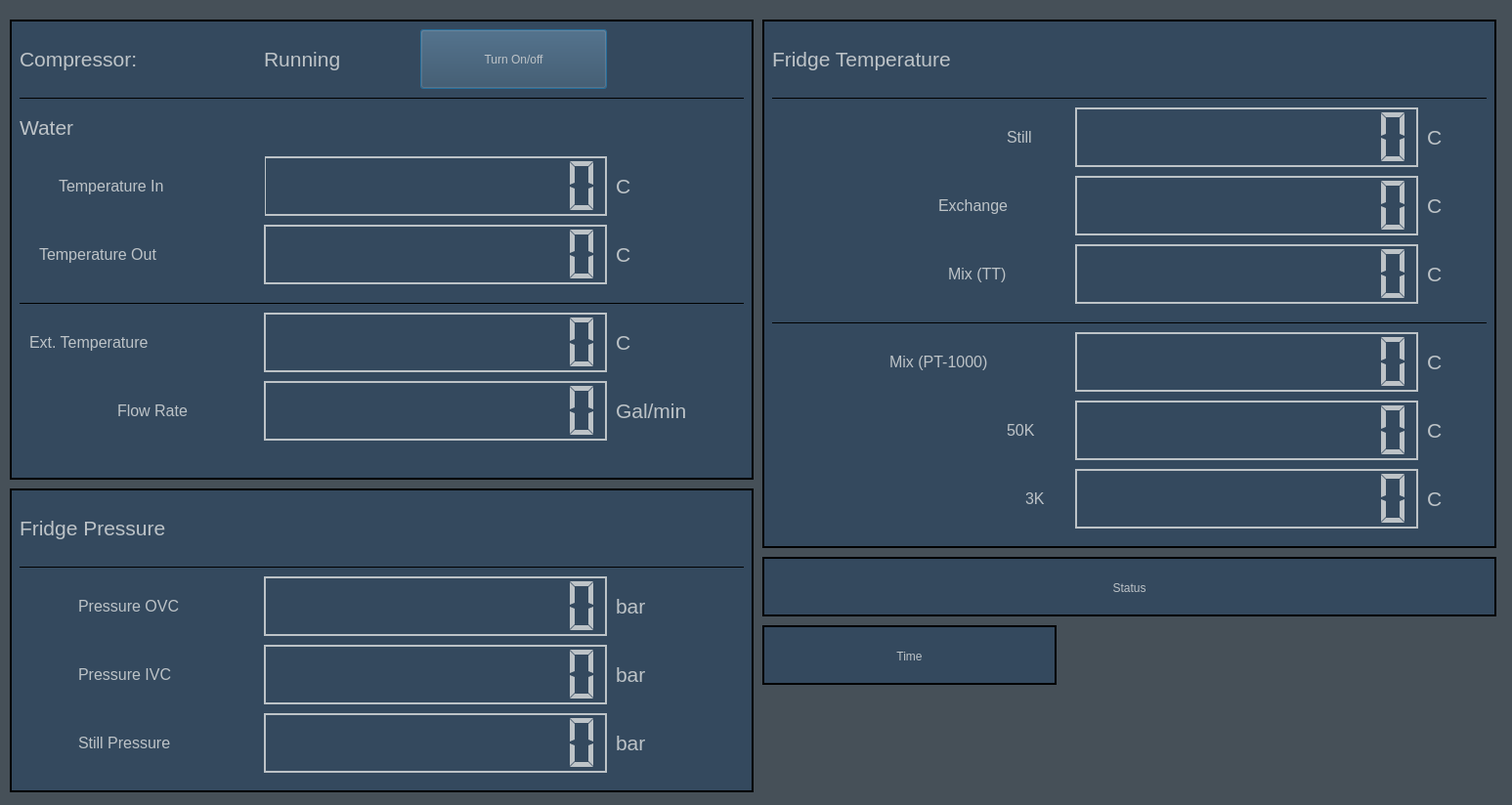
<?xml version="1.0" encoding="UTF-8"?>
<ui version="4.0">
 <author>Noah Meltzer</author>
 <class>Dialog</class>
 <widget class="QDialog" name="Dialog">
  <property name="geometry">
   <rect>
    <x>0</x>
    <y>0</y>
    <width>1547</width>
    <height>824</height>
   </rect>
  </property>
  <property name="windowTitle">
   <string>Dialog</string>
  </property>
  <property name="styleSheet">
   <string notr="true">background:rgb(70, 80, 88)</string>
  </property>
  <widget class="QFrame" name="frame">
   <property name="geometry">
    <rect>
     <x>10</x>
     <y>20</y>
     <width>761</width>
     <height>471</height>
    </rect>
   </property>
   <property name="styleSheet">
    <string notr="true">background: rgb(52, 73, 94)</string>
   </property>
   <property name="frameShape">
    <enum>QFrame::Panel</enum>
   </property>
   <property name="frameShadow">
    <enum>QFrame::Plain</enum>
   </property>
   <property name="lineWidth">
    <number>2</number>
   </property>
   <widget class="QLabel" name="labelCompressor">
    <property name="geometry">
     <rect>
      <x>10</x>
      <y>10</y>
      <width>251</width>
      <height>61</height>
     </rect>
    </property>
    <property name="font">
     <font>
      <pointsize>16</pointsize>
     </font>
    </property>
    <property name="styleSheet">
     <string notr="true">color:rgb(189, 195, 199);</string>
    </property>
    <property name="text">
     <string>Compressor:</string>
    </property>
    <property name="scaledContents">
     <bool>true</bool>
    </property>
   </widget>
   <widget class="QLCDNumber" name="dataCompTempIn">
    <property name="geometry">
     <rect>
      <x>260</x>
      <y>140</y>
      <width>351</width>
      <height>61</height>
     </rect>
    </property>
    <property name="styleSheet">
     <string notr="true">color:rgb(189, 195, 199);
background: rgb(52, 73, 94)
</string>
    </property>
    <property name="frameShape">
     <enum>QFrame::WinPanel</enum>
    </property>
    <property name="frameShadow">
     <enum>QFrame::Plain</enum>
    </property>
    <property name="lineWidth">
     <number>10</number>
    </property>
    <property name="midLineWidth">
     <number>4</number>
    </property>
    <property name="smallDecimalPoint">
     <bool>false</bool>
    </property>
    <property name="numDigits">
     <number>11</number>
    </property>
    <property name="segmentStyle">
     <enum>QLCDNumber::Flat</enum>
    </property>
    <property name="value" stdset="0">
     <double>0.000000000000000</double>
    </property>
   </widget>
   <widget class="QLabel" name="labelCompWaterTempIn">
    <property name="geometry">
     <rect>
      <x>50</x>
      <y>140</y>
      <width>211</width>
      <height>61</height>
     </rect>
    </property>
    <property name="font">
     <font>
      <pointsize>12</pointsize>
      <weight>50</weight>
      <bold>false</bold>
      <kerning>true</kerning>
     </font>
    </property>
    <property name="acceptDrops">
     <bool>false</bool>
    </property>
    <property name="styleSheet">
     <string notr="true">color:rgb(189, 195, 199);</string>
    </property>
    <property name="frameShadow">
     <enum>QFrame::Plain</enum>
    </property>
    <property name="text">
     <string>Temperature In</string>
    </property>
    <property name="wordWrap">
     <bool>true</bool>
    </property>
   </widget>
   <widget class="QLabel" name="labelCompWaterTempOut">
    <property name="geometry">
     <rect>
      <x>30</x>
      <y>210</y>
      <width>241</width>
      <height>61</height>
     </rect>
    </property>
    <property name="font">
     <font>
      <pointsize>12</pointsize>
      <weight>50</weight>
      <bold>false</bold>
      <kerning>true</kerning>
     </font>
    </property>
    <property name="acceptDrops">
     <bool>false</bool>
    </property>
    <property name="styleSheet">
     <string notr="true">color:rgb(189, 195, 199);</string>
    </property>
    <property name="frameShadow">
     <enum>QFrame::Plain</enum>
    </property>
    <property name="text">
     <string>Temperature Out</string>
    </property>
    <property name="wordWrap">
     <bool>true</bool>
    </property>
   </widget>
   <widget class="QLCDNumber" name="dataCompTempOut">
    <property name="geometry">
     <rect>
      <x>260</x>
      <y>210</y>
      <width>351</width>
      <height>61</height>
     </rect>
    </property>
    <property name="styleSheet">
     <string notr="true">color:rgb(189, 195, 199);
background: rgb(52, 73, 94)
</string>
    </property>
    <property name="frameShape">
     <enum>QFrame::WinPanel</enum>
    </property>
    <property name="frameShadow">
     <enum>QFrame::Plain</enum>
    </property>
    <property name="lineWidth">
     <number>10</number>
    </property>
    <property name="midLineWidth">
     <number>4</number>
    </property>
    <property name="smallDecimalPoint">
     <bool>false</bool>
    </property>
    <property name="numDigits">
     <number>11</number>
    </property>
    <property name="segmentStyle">
     <enum>QLCDNumber::Flat</enum>
    </property>
   </widget>
   <widget class="QLabel" name="labelCompWaterFlowRate">
    <property name="geometry">
     <rect>
      <x>110</x>
      <y>370</y>
      <width>151</width>
      <height>61</height>
     </rect>
    </property>
    <property name="font">
     <font>
      <pointsize>12</pointsize>
      <weight>50</weight>
      <bold>false</bold>
      <kerning>true</kerning>
     </font>
    </property>
    <property name="acceptDrops">
     <bool>false</bool>
    </property>
    <property name="styleSheet">
     <string notr="true">color:rgb(189, 195, 199);</string>
    </property>
    <property name="frameShadow">
     <enum>QFrame::Plain</enum>
    </property>
    <property name="text">
     <string>Flow Rate</string>
    </property>
    <property name="wordWrap">
     <bool>true</bool>
    </property>
   </widget>
   <widget class="QLCDNumber" name="dataCompFlowRate">
    <property name="geometry">
     <rect>
      <x>260</x>
      <y>370</y>
      <width>351</width>
      <height>61</height>
     </rect>
    </property>
    <property name="styleSheet">
     <string notr="true">color:rgb(189, 195, 199);
background: rgb(52, 73, 94)
</string>
    </property>
    <property name="frameShape">
     <enum>QFrame::WinPanel</enum>
    </property>
    <property name="frameShadow">
     <enum>QFrame::Plain</enum>
    </property>
    <property name="lineWidth">
     <number>10</number>
    </property>
    <property name="midLineWidth">
     <number>4</number>
    </property>
    <property name="smallDecimalPoint">
     <bool>false</bool>
    </property>
    <property name="numDigits">
     <number>11</number>
    </property>
    <property name="segmentStyle">
     <enum>QLCDNumber::Flat</enum>
    </property>
   </widget>
   <widget class="QLabel" name="labelCompWater">
    <property name="geometry">
     <rect>
      <x>10</x>
      <y>80</y>
      <width>251</width>
      <height>61</height>
     </rect>
    </property>
    <property name="font">
     <font>
      <pointsize>16</pointsize>
      <weight>50</weight>
      <bold>false</bold>
      <kerning>true</kerning>
     </font>
    </property>
    <property name="acceptDrops">
     <bool>false</bool>
    </property>
    <property name="styleSheet">
     <string notr="true">color:rgb(189, 195, 199);</string>
    </property>
    <property name="frameShadow">
     <enum>QFrame::Plain</enum>
    </property>
    <property name="text">
     <string>Water</string>
    </property>
    <property name="wordWrap">
     <bool>true</bool>
    </property>
   </widget>
   <widget class="Line" name="line">
    <property name="geometry">
     <rect>
      <x>10</x>
      <y>70</y>
      <width>741</width>
      <height>20</height>
     </rect>
    </property>
    <property name="font">
     <font>
      <pointsize>15</pointsize>
     </font>
    </property>
    <property name="frameShadow">
     <enum>QFrame::Plain</enum>
    </property>
    <property name="lineWidth">
     <number>0</number>
    </property>
    <property name="midLineWidth">
     <number>0</number>
    </property>
    <property name="orientation">
     <enum>Qt::Horizontal</enum>
    </property>
   </widget>
   <widget class="QLabel" name="dataCompState">
    <property name="geometry">
     <rect>
      <x>260</x>
      <y>10</y>
      <width>161</width>
      <height>61</height>
     </rect>
    </property>
    <property name="font">
     <font>
      <pointsize>16</pointsize>
     </font>
    </property>
    <property name="styleSheet">
     <string notr="true">color:rgb(189, 195, 199);</string>
    </property>
    <property name="text">
     <string>Running</string>
    </property>
   </widget>
   <widget class="QPushButton" name="inputCompOnOff">
    <property name="geometry">
     <rect>
      <x>420</x>
      <y>10</y>
      <width>191</width>
      <height>61</height>
     </rect>
    </property>
    <property name="styleSheet">
     <string notr="true">color:rgb(189, 195, 199); background: rgb(52, 73, 94)
</string>
    </property>
    <property name="text">
     <string>Turn On/off</string>
    </property>
   </widget>
   <widget class="QLabel" name="labelCompUnitC_2">
    <property name="geometry">
     <rect>
      <x>620</x>
      <y>140</y>
      <width>131</width>
      <height>61</height>
     </rect>
    </property>
    <property name="font">
     <font>
      <pointsize>16</pointsize>
     </font>
    </property>
    <property name="styleSheet">
     <string notr="true">color:rgb(189, 195, 199);</string>
    </property>
    <property name="text">
     <string>C</string>
    </property>
   </widget>
   <widget class="QLabel" name="labelCompUnitC_3">
    <property name="geometry">
     <rect>
      <x>620</x>
      <y>210</y>
      <width>131</width>
      <height>61</height>
     </rect>
    </property>
    <property name="font">
     <font>
      <pointsize>16</pointsize>
     </font>
    </property>
    <property name="styleSheet">
     <string notr="true">color:rgb(189, 195, 199);</string>
    </property>
    <property name="text">
     <string>C</string>
    </property>
   </widget>
   <widget class="QLabel" name="labelCompUnitFlowRate_1">
    <property name="geometry">
     <rect>
      <x>620</x>
      <y>370</y>
      <width>131</width>
      <height>61</height>
     </rect>
    </property>
    <property name="font">
     <font>
      <pointsize>16</pointsize>
     </font>
    </property>
    <property name="styleSheet">
     <string notr="true">color:rgb(189, 195, 199);</string>
    </property>
    <property name="text">
     <string>Gal/min</string>
    </property>
   </widget>
   <widget class="Line" name="line_3">
    <property name="geometry">
     <rect>
      <x>10</x>
      <y>280</y>
      <width>741</width>
      <height>20</height>
     </rect>
    </property>
    <property name="frameShadow">
     <enum>QFrame::Plain</enum>
    </property>
    <property name="lineWidth">
     <number>0</number>
    </property>
    <property name="midLineWidth">
     <number>1</number>
    </property>
    <property name="orientation">
     <enum>Qt::Horizontal</enum>
    </property>
   </widget>
   <widget class="QLabel" name="labelCompExtTemp">
    <property name="geometry">
     <rect>
      <x>20</x>
      <y>300</y>
      <width>241</width>
      <height>61</height>
     </rect>
    </property>
    <property name="font">
     <font>
      <pointsize>12</pointsize>
      <weight>50</weight>
      <bold>false</bold>
      <kerning>true</kerning>
     </font>
    </property>
    <property name="acceptDrops">
     <bool>false</bool>
    </property>
    <property name="styleSheet">
     <string notr="true">color:rgb(189, 195, 199);</string>
    </property>
    <property name="frameShadow">
     <enum>QFrame::Plain</enum>
    </property>
    <property name="text">
     <string>Ext. Temperature</string>
    </property>
    <property name="wordWrap">
     <bool>true</bool>
    </property>
   </widget>
   <widget class="QLCDNumber" name="dataCompExtTemp">
    <property name="geometry">
     <rect>
      <x>260</x>
      <y>300</y>
      <width>351</width>
      <height>61</height>
     </rect>
    </property>
    <property name="styleSheet">
     <string notr="true">color:rgb(189, 195, 199);
background: rgb(52, 73, 94)
</string>
    </property>
    <property name="frameShape">
     <enum>QFrame::WinPanel</enum>
    </property>
    <property name="frameShadow">
     <enum>QFrame::Plain</enum>
    </property>
    <property name="lineWidth">
     <number>10</number>
    </property>
    <property name="midLineWidth">
     <number>4</number>
    </property>
    <property name="smallDecimalPoint">
     <bool>false</bool>
    </property>
    <property name="numDigits">
     <number>11</number>
    </property>
    <property name="segmentStyle">
     <enum>QLCDNumber::Flat</enum>
    </property>
   </widget>
   <widget class="QLabel" name="labelCompUnitExtTemp_1">
    <property name="geometry">
     <rect>
      <x>620</x>
      <y>300</y>
      <width>131</width>
      <height>61</height>
     </rect>
    </property>
    <property name="font">
     <font>
      <pointsize>16</pointsize>
     </font>
    </property>
    <property name="styleSheet">
     <string notr="true">color:rgb(189, 195, 199);</string>
    </property>
    <property name="text">
     <string>C</string>
    </property>
   </widget>
  </widget>
  <widget class="QLabel" name="datatime">
   <property name="geometry">
    <rect>
     <x>800</x>
     <y>660</y>
     <width>261</width>
     <height>23</height>
    </rect>
   </property>
   <property name="font">
    <font>
     <stylestrategy>PreferDefault</stylestrategy>
    </font>
   </property>
   <property name="styleSheet">
    <string notr="true">border-color: rgb(200,0,0);
color:rgb(189, 195, 199);
background-color: rgb(52, 73, 94);
</string>
   </property>
   <property name="frameShape">
    <enum>QFrame::NoFrame</enum>
   </property>
   <property name="frameShadow">
    <enum>QFrame::Plain</enum>
   </property>
   <property name="lineWidth">
    <number>0</number>
   </property>
   <property name="text">
    <string>Time</string>
   </property>
   <property name="alignment">
    <set>Qt::AlignCenter</set>
   </property>
  </widget>
  <widget class="QFrame" name="frame_2">
   <property name="geometry">
    <rect>
     <x>10</x>
     <y>500</y>
     <width>761</width>
     <height>311</height>
    </rect>
   </property>
   <property name="styleSheet">
    <string notr="true">background: rgb(52, 73, 94)</string>
   </property>
   <property name="frameShape">
    <enum>QFrame::Panel</enum>
   </property>
   <property name="frameShadow">
    <enum>QFrame::Plain</enum>
   </property>
   <property name="lineWidth">
    <number>2</number>
   </property>
   <widget class="QLabel" name="labelPresPresOVC">
    <property name="geometry">
     <rect>
      <x>70</x>
      <y>90</y>
      <width>191</width>
      <height>61</height>
     </rect>
    </property>
    <property name="font">
     <font>
      <pointsize>12</pointsize>
     </font>
    </property>
    <property name="styleSheet">
     <string notr="true">color:rgb(189, 195, 199);</string>
    </property>
    <property name="text">
     <string>Pressure OVC</string>
    </property>
   </widget>
   <widget class="QLCDNumber" name="dataPresPresOVC">
    <property name="geometry">
     <rect>
      <x>260</x>
      <y>90</y>
      <width>351</width>
      <height>61</height>
     </rect>
    </property>
    <property name="styleSheet">
     <string notr="true">color:rgb(189, 195, 199);
background: rgb(52, 73, 94)
</string>
    </property>
    <property name="frameShape">
     <enum>QFrame::WinPanel</enum>
    </property>
    <property name="frameShadow">
     <enum>QFrame::Plain</enum>
    </property>
    <property name="lineWidth">
     <number>10</number>
    </property>
    <property name="midLineWidth">
     <number>4</number>
    </property>
    <property name="smallDecimalPoint">
     <bool>false</bool>
    </property>
    <property name="numDigits">
     <number>11</number>
    </property>
    <property name="segmentStyle">
     <enum>QLCDNumber::Flat</enum>
    </property>
   </widget>
   <widget class="QLabel" name="labelPresUnits_1">
    <property name="geometry">
     <rect>
      <x>620</x>
      <y>90</y>
      <width>131</width>
      <height>61</height>
     </rect>
    </property>
    <property name="font">
     <font>
      <pointsize>16</pointsize>
     </font>
    </property>
    <property name="styleSheet">
     <string notr="true">color:rgb(189, 195, 199);</string>
    </property>
    <property name="text">
     <string>bar</string>
    </property>
   </widget>
   <widget class="QLabel" name="labelFridgePres">
    <property name="geometry">
     <rect>
      <x>10</x>
      <y>10</y>
      <width>251</width>
      <height>61</height>
     </rect>
    </property>
    <property name="font">
     <font>
      <pointsize>16</pointsize>
     </font>
    </property>
    <property name="styleSheet">
     <string notr="true">color:rgb(189, 195, 199);</string>
    </property>
    <property name="text">
     <string>Fridge Pressure</string>
    </property>
    <property name="scaledContents">
     <bool>true</bool>
    </property>
   </widget>
   <widget class="QLabel" name="labelPresPresIVC">
    <property name="geometry">
     <rect>
      <x>70</x>
      <y>160</y>
      <width>191</width>
      <height>61</height>
     </rect>
    </property>
    <property name="font">
     <font>
      <pointsize>12</pointsize>
     </font>
    </property>
    <property name="styleSheet">
     <string notr="true">color:rgb(189, 195, 199);</string>
    </property>
    <property name="text">
     <string>Pressure IVC</string>
    </property>
   </widget>
   <widget class="QLabel" name="labelPresUnits_2">
    <property name="geometry">
     <rect>
      <x>620</x>
      <y>160</y>
      <width>131</width>
      <height>61</height>
     </rect>
    </property>
    <property name="font">
     <font>
      <pointsize>16</pointsize>
     </font>
    </property>
    <property name="styleSheet">
     <string notr="true">color:rgb(189, 195, 199);</string>
    </property>
    <property name="text">
     <string>bar</string>
    </property>
   </widget>
   <widget class="QLCDNumber" name="dataPresPresIVC">
    <property name="geometry">
     <rect>
      <x>260</x>
      <y>160</y>
      <width>351</width>
      <height>61</height>
     </rect>
    </property>
    <property name="styleSheet">
     <string notr="true">color:rgb(189, 195, 199);
background: rgb(52, 73, 94)
</string>
    </property>
    <property name="frameShape">
     <enum>QFrame::WinPanel</enum>
    </property>
    <property name="frameShadow">
     <enum>QFrame::Plain</enum>
    </property>
    <property name="lineWidth">
     <number>10</number>
    </property>
    <property name="midLineWidth">
     <number>4</number>
    </property>
    <property name="smallDecimalPoint">
     <bool>false</bool>
    </property>
    <property name="numDigits">
     <number>11</number>
    </property>
    <property name="segmentStyle">
     <enum>QLCDNumber::Flat</enum>
    </property>
   </widget>
   <widget class="QLabel" name="labelPresStillPres">
    <property name="geometry">
     <rect>
      <x>70</x>
      <y>230</y>
      <width>191</width>
      <height>61</height>
     </rect>
    </property>
    <property name="font">
     <font>
      <pointsize>12</pointsize>
     </font>
    </property>
    <property name="styleSheet">
     <string notr="true">color:rgb(189, 195, 199);</string>
    </property>
    <property name="text">
     <string>Still Pressure</string>
    </property>
   </widget>
   <widget class="QLCDNumber" name="dataPresStillPress">
    <property name="geometry">
     <rect>
      <x>260</x>
      <y>230</y>
      <width>351</width>
      <height>61</height>
     </rect>
    </property>
    <property name="styleSheet">
     <string notr="true">color:rgb(189, 195, 199);
background: rgb(52, 73, 94)
</string>
    </property>
    <property name="frameShape">
     <enum>QFrame::WinPanel</enum>
    </property>
    <property name="frameShadow">
     <enum>QFrame::Plain</enum>
    </property>
    <property name="lineWidth">
     <number>10</number>
    </property>
    <property name="midLineWidth">
     <number>4</number>
    </property>
    <property name="smallDecimalPoint">
     <bool>false</bool>
    </property>
    <property name="numDigits">
     <number>11</number>
    </property>
    <property name="segmentStyle">
     <enum>QLCDNumber::Flat</enum>
    </property>
   </widget>
   <widget class="QLabel" name="labelPresUnits_3">
    <property name="geometry">
     <rect>
      <x>620</x>
      <y>230</y>
      <width>131</width>
      <height>61</height>
     </rect>
    </property>
    <property name="font">
     <font>
      <pointsize>16</pointsize>
     </font>
    </property>
    <property name="styleSheet">
     <string notr="true">color:rgb(189, 195, 199);</string>
    </property>
    <property name="text">
     <string>bar</string>
    </property>
   </widget>
   <widget class="Line" name="line_2">
    <property name="geometry">
     <rect>
      <x>10</x>
      <y>70</y>
      <width>741</width>
      <height>20</height>
     </rect>
    </property>
    <property name="font">
     <font>
      <pointsize>15</pointsize>
     </font>
    </property>
    <property name="frameShadow">
     <enum>QFrame::Plain</enum>
    </property>
    <property name="lineWidth">
     <number>1</number>
    </property>
    <property name="orientation">
     <enum>Qt::Horizontal</enum>
    </property>
   </widget>
  </widget>
  <widget class="QFrame" name="frame_3">
   <property name="geometry">
    <rect>
     <x>780</x>
     <y>20</y>
     <width>751</width>
     <height>541</height>
    </rect>
   </property>
   <property name="styleSheet">
    <string notr="true">background: rgb(52, 73, 94)</string>
   </property>
   <property name="frameShape">
    <enum>QFrame::Panel</enum>
   </property>
   <property name="frameShadow">
    <enum>QFrame::Plain</enum>
   </property>
   <property name="lineWidth">
    <number>2</number>
   </property>
   <widget class="QLabel" name="labelTempStillTemp">
    <property name="geometry">
     <rect>
      <x>250</x>
      <y>90</y>
      <width>61</width>
      <height>61</height>
     </rect>
    </property>
    <property name="font">
     <font>
      <pointsize>12</pointsize>
     </font>
    </property>
    <property name="styleSheet">
     <string notr="true">color:rgb(189, 195, 199);</string>
    </property>
    <property name="text">
     <string>Still</string>
    </property>
   </widget>
   <widget class="QLCDNumber" name="dataTempStillTemp">
    <property name="geometry">
     <rect>
      <x>320</x>
      <y>90</y>
      <width>351</width>
      <height>61</height>
     </rect>
    </property>
    <property name="styleSheet">
     <string notr="true">color:rgb(189, 195, 199);
background: rgb(52, 73, 94)
</string>
    </property>
    <property name="frameShape">
     <enum>QFrame::WinPanel</enum>
    </property>
    <property name="frameShadow">
     <enum>QFrame::Plain</enum>
    </property>
    <property name="lineWidth">
     <number>10</number>
    </property>
    <property name="midLineWidth">
     <number>4</number>
    </property>
    <property name="smallDecimalPoint">
     <bool>false</bool>
    </property>
    <property name="numDigits">
     <number>11</number>
    </property>
    <property name="segmentStyle">
     <enum>QLCDNumber::Flat</enum>
    </property>
   </widget>
   <widget class="QLabel" name="labelTempUnitC_1">
    <property name="geometry">
     <rect>
      <x>680</x>
      <y>90</y>
      <width>51</width>
      <height>61</height>
     </rect>
    </property>
    <property name="font">
     <font>
      <pointsize>16</pointsize>
     </font>
    </property>
    <property name="styleSheet">
     <string notr="true">color:rgb(189, 195, 199);</string>
    </property>
    <property name="text">
     <string>C</string>
    </property>
   </widget>
   <widget class="QLabel" name="labelFridgeTemp">
    <property name="geometry">
     <rect>
      <x>10</x>
      <y>10</y>
      <width>331</width>
      <height>61</height>
     </rect>
    </property>
    <property name="font">
     <font>
      <pointsize>16</pointsize>
     </font>
    </property>
    <property name="styleSheet">
     <string notr="true">color:rgb(189, 195, 199);</string>
    </property>
    <property name="text">
     <string>Fridge Temperature</string>
    </property>
    <property name="scaledContents">
     <bool>true</bool>
    </property>
   </widget>
   <widget class="QLabel" name="labelTempExTemp">
    <property name="geometry">
     <rect>
      <x>180</x>
      <y>160</y>
      <width>131</width>
      <height>61</height>
     </rect>
    </property>
    <property name="font">
     <font>
      <pointsize>12</pointsize>
     </font>
    </property>
    <property name="styleSheet">
     <string notr="true">color:rgb(189, 195, 199);</string>
    </property>
    <property name="text">
     <string>Exchange</string>
    </property>
   </widget>
   <widget class="QLCDNumber" name="dataTempExTemp">
    <property name="geometry">
     <rect>
      <x>320</x>
      <y>160</y>
      <width>351</width>
      <height>61</height>
     </rect>
    </property>
    <property name="autoFillBackground">
     <bool>false</bool>
    </property>
    <property name="styleSheet">
     <string notr="true">color:rgb(189, 195, 199);
background: rgb(52, 73, 94)
</string>
    </property>
    <property name="frameShape">
     <enum>QFrame::WinPanel</enum>
    </property>
    <property name="frameShadow">
     <enum>QFrame::Plain</enum>
    </property>
    <property name="lineWidth">
     <number>10</number>
    </property>
    <property name="midLineWidth">
     <number>4</number>
    </property>
    <property name="smallDecimalPoint">
     <bool>false</bool>
    </property>
    <property name="numDigits">
     <number>11</number>
    </property>
    <property name="segmentStyle">
     <enum>QLCDNumber::Flat</enum>
    </property>
   </widget>
   <widget class="QLabel" name="labelTempMixTTTemp">
    <property name="geometry">
     <rect>
      <x>190</x>
      <y>230</y>
      <width>131</width>
      <height>61</height>
     </rect>
    </property>
    <property name="font">
     <font>
      <pointsize>12</pointsize>
     </font>
    </property>
    <property name="styleSheet">
     <string notr="true">color:rgb(189, 195, 199);</string>
    </property>
    <property name="text">
     <string>Mix (TT)</string>
    </property>
   </widget>
   <widget class="QLCDNumber" name="dataTempMixTTTemp">
    <property name="geometry">
     <rect>
      <x>320</x>
      <y>230</y>
      <width>351</width>
      <height>61</height>
     </rect>
    </property>
    <property name="styleSheet">
     <string notr="true">color:rgb(189, 195, 199);
background: rgb(52, 73, 94)
</string>
    </property>
    <property name="frameShape">
     <enum>QFrame::WinPanel</enum>
    </property>
    <property name="frameShadow">
     <enum>QFrame::Plain</enum>
    </property>
    <property name="lineWidth">
     <number>10</number>
    </property>
    <property name="midLineWidth">
     <number>4</number>
    </property>
    <property name="smallDecimalPoint">
     <bool>false</bool>
    </property>
    <property name="numDigits">
     <number>11</number>
    </property>
    <property name="segmentStyle">
     <enum>QLCDNumber::Flat</enum>
    </property>
   </widget>
   <widget class="Line" name="line_7">
    <property name="geometry">
     <rect>
      <x>10</x>
      <y>70</y>
      <width>731</width>
      <height>20</height>
     </rect>
    </property>
    <property name="font">
     <font>
      <pointsize>15</pointsize>
     </font>
    </property>
    <property name="frameShadow">
     <enum>QFrame::Plain</enum>
    </property>
    <property name="lineWidth">
     <number>1</number>
    </property>
    <property name="orientation">
     <enum>Qt::Horizontal</enum>
    </property>
   </widget>
   <widget class="QLabel" name="labelTempUnitC_3">
    <property name="geometry">
     <rect>
      <x>680</x>
      <y>160</y>
      <width>61</width>
      <height>61</height>
     </rect>
    </property>
    <property name="font">
     <font>
      <pointsize>16</pointsize>
     </font>
    </property>
    <property name="styleSheet">
     <string notr="true">color:rgb(189, 195, 199);</string>
    </property>
    <property name="text">
     <string>C</string>
    </property>
   </widget>
   <widget class="QLabel" name="labelTempUnitC_4">
    <property name="geometry">
     <rect>
      <x>680</x>
      <y>230</y>
      <width>51</width>
      <height>61</height>
     </rect>
    </property>
    <property name="font">
     <font>
      <pointsize>16</pointsize>
     </font>
    </property>
    <property name="styleSheet">
     <string notr="true">color:rgb(189, 195, 199);</string>
    </property>
    <property name="text">
     <string>C</string>
    </property>
   </widget>
   <widget class="Line" name="line_8">
    <property name="geometry">
     <rect>
      <x>10</x>
      <y>300</y>
      <width>731</width>
      <height>20</height>
     </rect>
    </property>
    <property name="frameShadow">
     <enum>QFrame::Plain</enum>
    </property>
    <property name="orientation">
     <enum>Qt::Horizontal</enum>
    </property>
   </widget>
   <widget class="QLabel" name="labelTempMixPTTemp">
    <property name="geometry">
     <rect>
      <x>130</x>
      <y>320</y>
      <width>191</width>
      <height>61</height>
     </rect>
    </property>
    <property name="font">
     <font>
      <pointsize>12</pointsize>
     </font>
    </property>
    <property name="styleSheet">
     <string notr="true">color:rgb(189, 195, 199);</string>
    </property>
    <property name="text">
     <string>Mix (PT-1000)</string>
    </property>
   </widget>
   <widget class="QLCDNumber" name="dataTempMixPTTemp">
    <property name="geometry">
     <rect>
      <x>320</x>
      <y>320</y>
      <width>351</width>
      <height>61</height>
     </rect>
    </property>
    <property name="styleSheet">
     <string notr="true">color:rgb(189, 195, 199);
background: rgb(52, 73, 94)
</string>
    </property>
    <property name="frameShape">
     <enum>QFrame::WinPanel</enum>
    </property>
    <property name="frameShadow">
     <enum>QFrame::Plain</enum>
    </property>
    <property name="lineWidth">
     <number>10</number>
    </property>
    <property name="midLineWidth">
     <number>4</number>
    </property>
    <property name="smallDecimalPoint">
     <bool>false</bool>
    </property>
    <property name="numDigits">
     <number>11</number>
    </property>
    <property name="segmentStyle">
     <enum>QLCDNumber::Flat</enum>
    </property>
   </widget>
   <widget class="QLabel" name="labelTempUnitC_5">
    <property name="geometry">
     <rect>
      <x>680</x>
      <y>320</y>
      <width>61</width>
      <height>61</height>
     </rect>
    </property>
    <property name="font">
     <font>
      <pointsize>16</pointsize>
     </font>
    </property>
    <property name="styleSheet">
     <string notr="true">color:rgb(189, 195, 199);</string>
    </property>
    <property name="text">
     <string>C</string>
    </property>
   </widget>
   <widget class="QLCDNumber" name="dataTemp50KTemp">
    <property name="geometry">
     <rect>
      <x>320</x>
      <y>390</y>
      <width>351</width>
      <height>61</height>
     </rect>
    </property>
    <property name="styleSheet">
     <string notr="true">color:rgb(189, 195, 199);
background: rgb(52, 73, 94)
</string>
    </property>
    <property name="frameShape">
     <enum>QFrame::WinPanel</enum>
    </property>
    <property name="frameShadow">
     <enum>QFrame::Plain</enum>
    </property>
    <property name="lineWidth">
     <number>10</number>
    </property>
    <property name="midLineWidth">
     <number>4</number>
    </property>
    <property name="smallDecimalPoint">
     <bool>false</bool>
    </property>
    <property name="numDigits">
     <number>11</number>
    </property>
    <property name="segmentStyle">
     <enum>QLCDNumber::Flat</enum>
    </property>
   </widget>
   <widget class="QLabel" name="labelTempUnitC_6">
    <property name="geometry">
     <rect>
      <x>680</x>
      <y>390</y>
      <width>51</width>
      <height>61</height>
     </rect>
    </property>
    <property name="font">
     <font>
      <pointsize>16</pointsize>
     </font>
    </property>
    <property name="styleSheet">
     <string notr="true">color:rgb(189, 195, 199);</string>
    </property>
    <property name="text">
     <string>C</string>
    </property>
   </widget>
   <widget class="QLabel" name="labelTemp50K">
    <property name="geometry">
     <rect>
      <x>250</x>
      <y>390</y>
      <width>61</width>
      <height>61</height>
     </rect>
    </property>
    <property name="font">
     <font>
      <pointsize>12</pointsize>
     </font>
    </property>
    <property name="styleSheet">
     <string notr="true">color:rgb(189, 195, 199);</string>
    </property>
    <property name="text">
     <string>50K</string>
    </property>
   </widget>
   <widget class="QLabel" name="labelTempUnitC_7">
    <property name="geometry">
     <rect>
      <x>680</x>
      <y>460</y>
      <width>61</width>
      <height>61</height>
     </rect>
    </property>
    <property name="font">
     <font>
      <pointsize>16</pointsize>
     </font>
    </property>
    <property name="styleSheet">
     <string notr="true">color:rgb(189, 195, 199);</string>
    </property>
    <property name="text">
     <string>C</string>
    </property>
   </widget>
   <widget class="QLabel" name="labelTemp3K">
    <property name="geometry">
     <rect>
      <x>269</x>
      <y>460</y>
      <width>51</width>
      <height>61</height>
     </rect>
    </property>
    <property name="font">
     <font>
      <pointsize>12</pointsize>
     </font>
    </property>
    <property name="styleSheet">
     <string notr="true">color:rgb(189, 195, 199);</string>
    </property>
    <property name="text">
     <string>3K</string>
    </property>
   </widget>
   <widget class="QLCDNumber" name="dataTemp3KTemp">
    <property name="geometry">
     <rect>
      <x>320</x>
      <y>460</y>
      <width>351</width>
      <height>61</height>
     </rect>
    </property>
    <property name="styleSheet">
     <string notr="true">color:rgb(189, 195, 199);
background: rgb(52, 73, 94)
</string>
    </property>
    <property name="frameShape">
     <enum>QFrame::WinPanel</enum>
    </property>
    <property name="frameShadow">
     <enum>QFrame::Plain</enum>
    </property>
    <property name="lineWidth">
     <number>10</number>
    </property>
    <property name="midLineWidth">
     <number>4</number>
    </property>
    <property name="smallDecimalPoint">
     <bool>false</bool>
    </property>
    <property name="numDigits">
     <number>11</number>
    </property>
    <property name="segmentStyle">
     <enum>QLCDNumber::Flat</enum>
    </property>
   </widget>
  </widget>
  <widget class="QFrame" name="frame_4">
   <property name="geometry">
    <rect>
     <x>780</x>
     <y>640</y>
     <width>301</width>
     <height>61</height>
    </rect>
   </property>
   <property name="styleSheet">
    <string notr="true">background: rgb(52, 73, 94)</string>
   </property>
   <property name="frameShape">
    <enum>QFrame::Panel</enum>
   </property>
   <property name="frameShadow">
    <enum>QFrame::Plain</enum>
   </property>
   <property name="lineWidth">
    <number>2</number>
   </property>
  </widget>
  <widget class="QFrame" name="frame_5">
   <property name="geometry">
    <rect>
     <x>780</x>
     <y>570</y>
     <width>751</width>
     <height>61</height>
    </rect>
   </property>
   <property name="styleSheet">
    <string notr="true">background: rgb(52, 73, 94)</string>
   </property>
   <property name="frameShape">
    <enum>QFrame::Panel</enum>
   </property>
   <property name="frameShadow">
    <enum>QFrame::Plain</enum>
   </property>
   <property name="lineWidth">
    <number>2</number>
   </property>
   <widget class="QLabel" name="dataStatus">
    <property name="geometry">
     <rect>
      <x>20</x>
      <y>20</y>
      <width>711</width>
      <height>23</height>
     </rect>
    </property>
    <property name="styleSheet">
     <string notr="true">border-color: rgb(200,0,0);
color:rgb(189, 195, 199);
background-color: rgb(52, 73, 94);
</string>
    </property>
    <property name="frameShape">
     <enum>QFrame::NoFrame</enum>
    </property>
    <property name="text">
     <string>Status</string>
    </property>
    <property name="alignment">
     <set>Qt::AlignCenter</set>
    </property>
   </widget>
  </widget>
  <zorder>frame_5</zorder>
  <zorder>frame_4</zorder>
  <zorder>frame</zorder>
  <zorder>datatime</zorder>
  <zorder>frame_2</zorder>
  <zorder>frame_3</zorder>
 </widget>
 <resources/>
 <connections/>
</ui>
